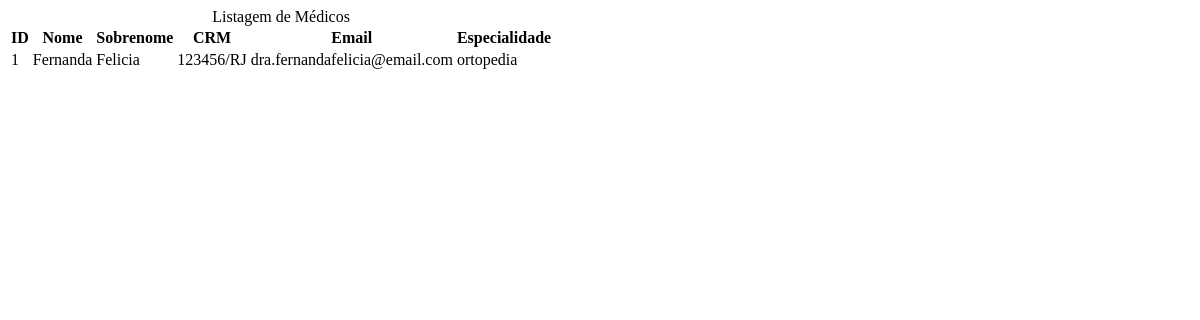
The app's page /medicos/, older data.
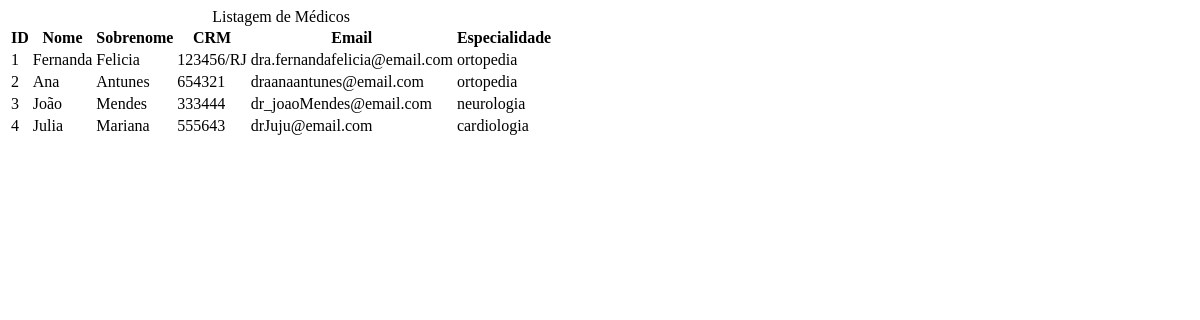
The same page, newer data.
### sistema/models.py (models this page shows, shortened)
class Medico(models.Model):
    nome = models.CharField(max_length = 50)
    sobrenome = models.CharField(max_length = 50)
    crm = models.CharField(max_length = 15)
    email = models.EmailField()
    cadastro_data = models.DateTimeField(default = timezone.now)
    telefone = models.CharField(max_length = 20)
    ativo = models.BooleanField(default = True)
    mensagem = models.TextField(blank = True)
    imagem = models.ImageField(upload_to = 'img/medicos/%Y/%m/', blank = True)
    especialidade_id = models.ForeignKey(Especialidade, on_delete = models.CASCADE, default = '1',verbose_name = 'Especialidade')

class Especialidade(models.Model):
    nome = models.CharField(max_length=50)
    def __str__(self):
        return self.nome

### sistema/views/medico_views.py (the view)
# urls.py: path('medicos/',views.listarMedicos,name='medicos'),
def listarMedicos(request):
    medicos = Medico.objects.all()
    context = {
        'medicos' : medicos,
    }
    return render(
        request,
        'medico/listar.html',
        context,
    )

### sistema/templates/medico/listar.html
{% block conteudo %}
    <div class="responsive-table">
        <table class="pacientes-table">
            <caption class="table-caption">
                Listagem de Médicos
            </caption>
            <thead>
                <tr class="table-row table-row-header" >
                    <th class="table-header">ID</th>
                    <th class="table-header">Nome</th>
                    <th class="table-header">Sobrenome</th>
                    <th class="table-header">CRM</th>
                    <th class="table-header">Email</th>
                    <th class="table-header">Especialidade</th>
                </tr>
            </thead>
            <tbody>
                {% for medico in medicos  %}
                    <tr class="table-row">
                        <td class="table-cel"> {{medico.id}}</td>
                        <td class="table-cel"> {{medico.nome}}</td>
                        <td class="table-cel"> {{medico.sobrenome}}</td>
                        <td class="table-cel"> {{medico.crm}}</td>
                        <td class="table-cel"> {{medico.email}}</td>
                        <td class="table-cel"> {{medico.especialidade_id}}</td>
                    </tr>
                {% endfor %}
            </tbody>
        </table>
    </div>
{% endblock conteudo %}

Row changes from the older to the newer data that the page shows:
added Medico: id "2", nome "Ana", sobrenome "Antunes", crm "654321", email "draanaantunes@email.com", especialidade_id "ortopedia"
added Medico: id "3", nome "João", sobrenome "Mendes", crm "333444", email "dr_joaoMendes@email.com", especialidade_id "neurologia"
added Medico: id "4", nome "Julia", sobrenome "Mariana", crm "555643", email "drJuju@email.com", especialidade_id "cardiologia"
